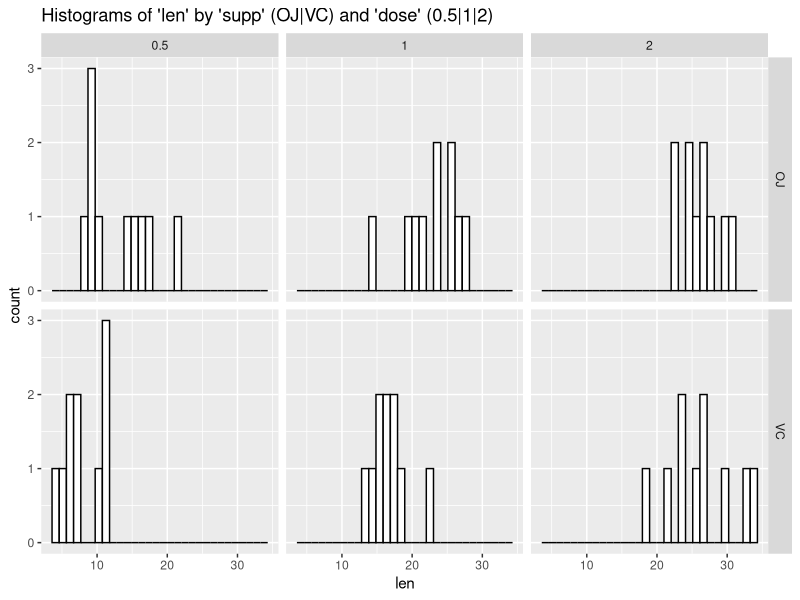

Source code (R): (Note: this script raises an error after producing the figure.)
## ---- chunk 1
knitr::opts_chunk$set(fig.width=6, fig.height=3, fig.path='figure/',
                      echo=TRUE, warning=FALSE, message=FALSE)
## ---- chunk 2
library(ggplot2, quietly = TRUE, verbose=FALSE, warn.conflicts = FALSE)
library(dplyr, quietly = TRUE, verbose=FALSE, warn.conflicts = FALSE)
library(tidyr, quietly = TRUE, verbose=FALSE, warn.conflicts = FALSE)
## ---- chunk 3
library(datasets)
data("ToothGrowth")
ToothGrowth_tbl <- tbl_df(ToothGrowth)
glimpse(ToothGrowth_tbl)
## ---- chunk 4
ToothGrowth_tbl$dose <- as.factor(ToothGrowth_tbl$dose)
## ---- chunk 5
ggplot(ToothGrowth_tbl, aes(x=len)) +
  geom_histogram(color="black", fill="white") +
  facet_grid(supp ~ dose) +
  ggtitle("Histograms of 'len' by 'supp' (OJ|VC) and 'dose' (0.5|1|2) ")
## ---- chunk 6
summaryLen <- ToothGrowth_tbl %>% group_by(supp, dose) %>%
              summarize (mean = mean(len), sd=sd(len), n=n())
print(summaryLen)
## ---- chunk 7
OJ_by_dose <- tbl_df(data.frame(matrix(ncol=4, nrow=3)))
colnames(OJ_by_dose) <- c("supp", "dose1", "dose2", "pvalue")
OJ_by_dose[1,] = c("OJ", ".5", "1", 
    t.test(len~dose, data=droplevels(filter(ToothGrowth_tbl, supp=="OJ" & dose!=2)))[3]$p.value)
OJ_by_dose[2,] = c("OJ", ".5", "2", 
    t.test(len~dose, data=droplevels(filter(ToothGrowth_tbl, supp=="OJ" & dose!=1)))[3]$p.value)
OJ_by_dose[3,] = c("OJ", "1", "2", 
    t.test(len~dose, data=droplevels(filter(ToothGrowth_tbl, supp=="OJ" & dose!=0.5)))[3]$p.value)
OJ_by_dose <- mutate(OJ_by_dose, H0 = ifelse(pvalue > 0.05, "Accept", "Reject"))
print(OJ_by_dose)
## ---- chunk 8
VC_by_dose <- tbl_df(data.frame(matrix(ncol=4, nrow=3)))
colnames(VC_by_dose) <- c("supp", "dose1", "dose2", "pvalue")
VC_by_dose[1,] = c("VC", ".5", "1", 
    t.test(len~dose, data=droplevels(filter(ToothGrowth_tbl, supp=="VC" & dose!=2)))[3]$p.value)
VC_by_dose[2,] = c("VC", ".5", "2", 
    t.test(len~dose, data=droplevels(filter(ToothGrowth_tbl, supp=="VC" & dose!=1)))[3]$p.value)
VC_by_dose[3,] = c("VC", "1", "2", 
    t.test(len~dose, data=droplevels(filter(ToothGrowth_tbl, supp=="VC" & dose!=0.5)))[3]$p.value)
VC_by_dose <- mutate(VC_by_dose, H0 = ifelse(pvalue > 0.05, "Accept", "Reject"))
print(VC_by_dose)
## ---- chunk 9
dose_by_supp <- tbl_df(data.frame(matrix(ncol=4, nrow=3)))
colnames(dose_by_supp) <- c("dose", "supp1", "supp2", "pvalue")
dose_by_supp[1,] <- c(".5", "OJ", "VC",
  t.test(len~supp, data=droplevels(filter(ToothGrowth_tbl,  dose==.5)))[3]$p.value)
dose_by_supp[2,] <- c("1", "OJ", "VC",
  t.test(len~supp, data=droplevels(filter(ToothGrowth_tbl,  dose==1)))[3]$p.value)
dose_by_supp[3,] <- c("2", "OJ", "VC",
  t.test(len~supp, data=droplevels(filter(ToothGrowth_tbl,  dose==2)))[3]$p.value)
dose_by_supp <- mutate(dose_by_supp, H0 = ifelse(pvalue > 0.05, "Accept", "Reject"))
print(dose_by_supp)
